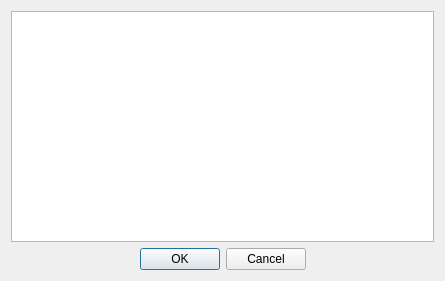
<?xml version="1.0" encoding="UTF-8"?>
<ui version="4.0">
 <class>DialogDormSelection</class>
 <widget class="QDialog" name="DialogDormSelection">
  <property name="geometry">
   <rect>
    <x>0</x>
    <y>0</y>
    <width>445</width>
    <height>281</height>
   </rect>
  </property>
  <property name="windowTitle">
   <string>选择宿舍</string>
  </property>
  <layout class="QVBoxLayout" name="verticalLayout">
   <item>
    <widget class="QColumnView" name="column_view"/>
   </item>
   <item>
    <widget class="QDialogButtonBox" name="buttonBox">
     <property name="enabled">
      <bool>true</bool>
     </property>
     <property name="orientation">
      <enum>Qt::Orientation::Horizontal</enum>
     </property>
     <property name="standardButtons">
      <set>QDialogButtonBox::StandardButton::Cancel|QDialogButtonBox::StandardButton::Ok</set>
     </property>
     <property name="centerButtons">
      <bool>true</bool>
     </property>
    </widget>
   </item>
  </layout>
 </widget>
 <resources/>
 <connections>
  <connection>
   <sender>buttonBox</sender>
   <signal>accepted()</signal>
   <receiver>DialogDormSelection</receiver>
   <slot>accept()</slot>
   <hints>
    <hint type="sourcelabel">
     <x>248</x>
     <y>254</y>
    </hint>
    <hint type="destinationlabel">
     <x>157</x>
     <y>274</y>
    </hint>
   </hints>
  </connection>
  <connection>
   <sender>buttonBox</sender>
   <signal>rejected()</signal>
   <receiver>DialogDormSelection</receiver>
   <slot>reject()</slot>
   <hints>
    <hint type="sourcelabel">
     <x>316</x>
     <y>260</y>
    </hint>
    <hint type="destinationlabel">
     <x>286</x>
     <y>274</y>
    </hint>
   </hints>
  </connection>
 </connections>
</ui>
